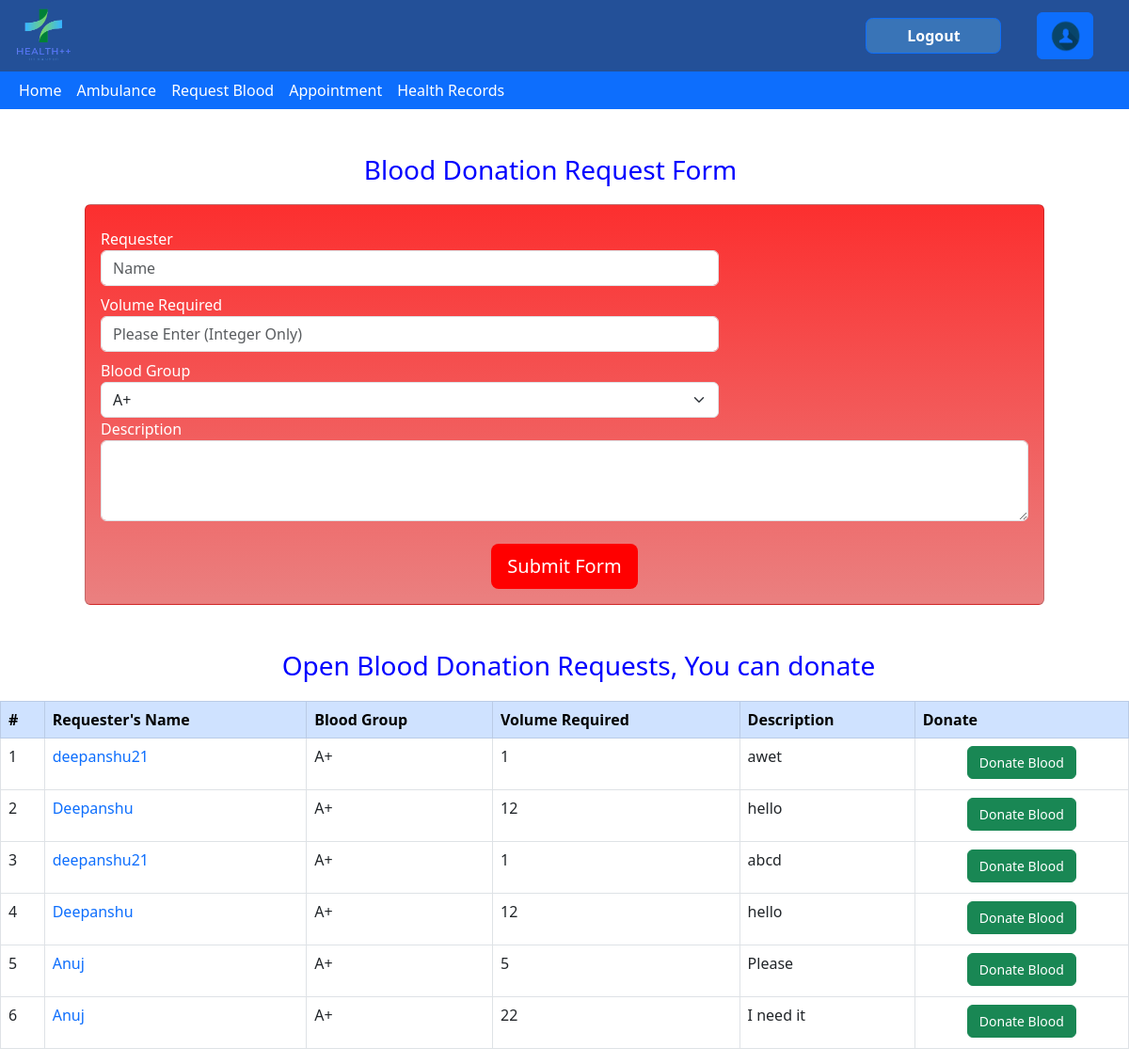
The app's page /blood_donate/ (signed in), older data.
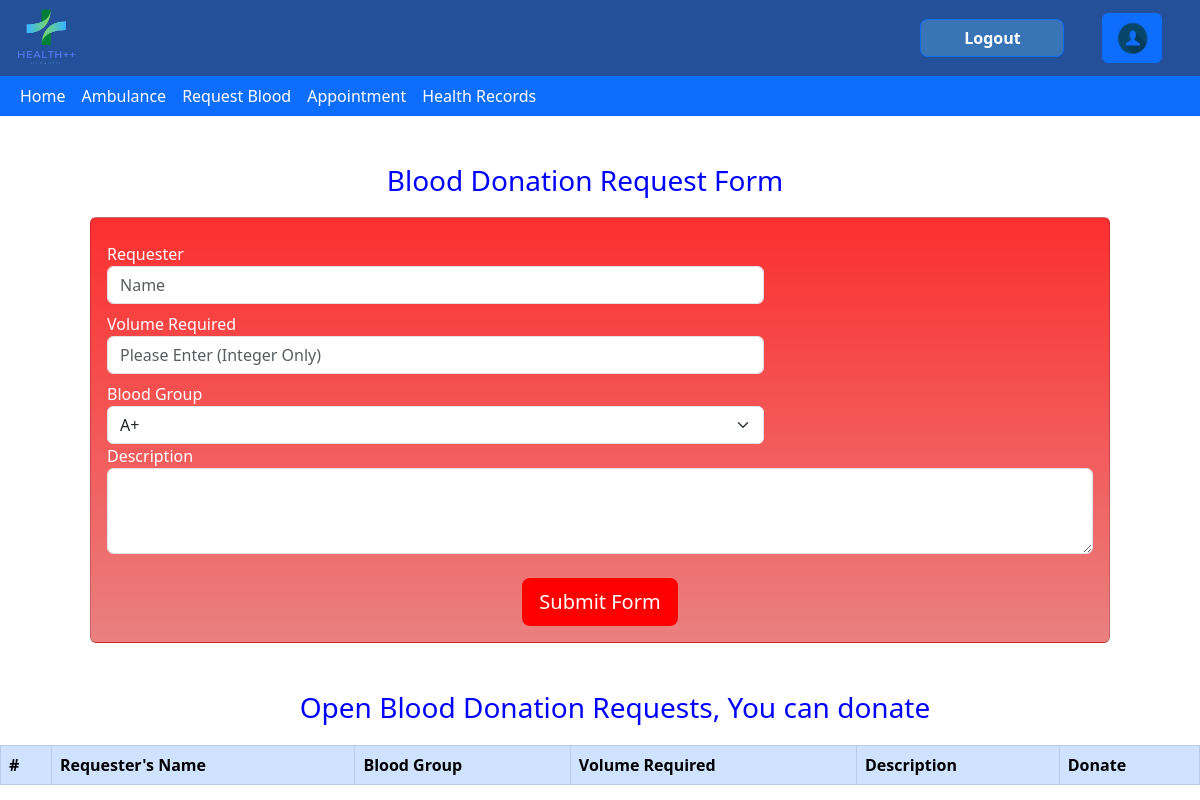
The same page, newer data.
### blood_donate/models.py (models this page shows, shortened)
class Bloodrequest(models.Model):
    name = models.CharField(max_length=60)
    volume = models.IntegerField()
    blood_group = models.CharField(max_length=3)
    description = models.CharField(max_length=150)
    user = models.ForeignKey(User, null = True,on_delete=models.CASCADE)
    status = models.BooleanField()
    Donator = models.OneToOneField(donator,null=True,on_delete=models.CASCADE)

### blood_donate/views.py (the view)
# urls.py: path("",views.index,name="index"),
@login_required
def index(request):
    bg=Account.objects.get(user=request.user).BloodG
    if bg =='A+':
        return render(request,"blood_donate/Home.html",{"rows":Bloodrequest.objects.filter(status=True,blood_group=bg )|Bloodrequest.objects.filter(status=True,blood_group='AB+' ),"flag":0})
    elif bg =='O+':
        return render(request,"blood_donate/Home.html",{"rows":Bloodrequest.objects.filter(status=True,blood_group=bg )|Bloodrequest.objects.filter(status=True,blood_group='AB+' )|Bloodrequest.objects.filter(status=True,blood_group='B+')|Bloodrequest.objects.filter(status=True,blood_group='A+'),"flag":0})
    elif bg =='B+':
        return render(request,"blood_donate/Home.html",{"rows":Bloodrequest.objects.filter(status=True,blood_group=bg )|Bloodrequest.objects.filter(status=True,blood_group='AB+' ),"flag":0})
    elif bg =='AB+':
        return render(request,"blood_donate/Home.html",{"rows":Bloodrequest.objects.filter(status=True,blood_group=bg ),"flag":0})
    elif bg =='A-':
        return render(request,"blood_donate/Home.html",{"rows":Bloodrequest.objects.filter(status=True,blood_group=bg )|Bloodrequest.objects.filter(status=True,blood_group='AB+' )|Bloodrequest.objects.filter(status=True,blood_group='AB-' )|Bloodrequest.objects.filter(status=True,blood_group='A+'),"flag":0})
    elif bg =='O-':
        return render(request,"blood_donate/Home.html",{"rows":Bloodrequest.objects.filter(status=True),"flag":0})
    elif bg =='B-':
        return render(request,"blood_donate/Home.html",{"rows":Bloodrequest.objects.filter(status=True,blood_group=bg )|Bloodrequest.objects.filter(status=True,blood_group='AB+' )|Bloodrequest.objects.filter(status=True,blood_group='AB-' )|Bloodrequest.objects.filter(status=True,blood_group='B+'),"flag":0})
    else:
        return render(request,"blood_donate/Home.html",{"rows":Bloodrequest.objects.filter(status=True,blood_group=bg)|Bloodrequest.objects.filter(status=True,blood_group='AB+' ),"flag":0})

### blood_donate/templates/blood_donate/Home.html (shortened to what this page needs)
{% extends 'health/base.html' %}
{% load static%}
{%block content%}
<!DOCTYPE html>
<html>
    <head>
        <link href="https://cdn.jsdelivr.net/npm/bootstrap@5.3.0-alpha1/dist/css/bootstrap.min.css" rel="stylesheet">
    </head>
    <body>
        <div>
            <div class="container-sm mx-6 mt-5">
                <h3 style='color: blue; margin-bottom: 20px; text-align: center; margin-right: 30px;'>
                    Blood Donation Request Form
                </h3>
                <form action="{% url 'submitblood' %}" method="post" class="card p-3 needs-validation mx-5" novalidate style='font-weight:400;background: linear-gradient(rgb(252, 47, 47), rgb(234, 128, 128));'>
                    <div class="form-group row">
                        <div class="col-md-12 col-lg-2 ">
                            <label>
                                <div class=" mt-2 text-white">Requester </div>
                            </label>
                        </div>
                    </div>
                    <div class="col-md-12 col-lg-8 " method="post">
                        <input type="text" name="name" class="form-control float-left" placeholder="Name" required></input>
                    </div>
                    <div class="form-group row ">
                        <div class="col-md-12 col-lg-2">
                            <label>
                                <div class="mt-2 text-white">Volume Required</div>
                            </label>
                        </div>
                    </div>
                    <div class="col-md-12 col-lg-8 " method="post">
                        <input type="integer" required="True" name="volume" class="form-control float-left"placeholder="Please Enter (Integer Only)" />
                    </div>
                    <div class="form-group row ">
                        <div class="col-md-12 col-lg-2 ">
                            <label>
                                <div class=" mt-2 text-white">Blood Group</div>
                            </label>
                        </div>
                    </div>
                    <div class="col-md-12 col-lg-8" method="post">
                        <select name="bloodgrp" class="form-select" required>
                            <option value="A+">A+</option>
                          </select>
                    </div>
                    <div class="form-group" method="post">
                        <label class="text-white">Description</label>
                        <textarea name="text" class="form-control text-left" rows="3"></textarea>
                    </div>
                    <div class="mt-4 text-center">
                        <button type="submit" class="btn btn-lg text-white" style='background-color: #ff0000'>
                            Submit Form
                        </button>
                    </div>
                </form>
            </div>
            <div class="mt-5">
                <h3 style='color: blue;margin-bottom:20px; text-align:center;margin-left:30px;'>Open Blood Donation Requests, You can donate</h3>
                <div class="table-responsive">
                    <table class="table table-bordered table-hover">
                        <thead class="table-primary">
                            <tr>
                                <th scope="col">#</th>
                                <th scope="col">Requester's Name </th>
                                <th scope="col">Blood Group </th>
                                <th scope="col">Volume Required</th>
                                <th scope="col">Description</th>
                                <th scope="col">Donate</th>
                            </tr>
                        </thead>
                        <tbody>
                            {% for r in rows %}
                            {% if user == r.user %}
                            <tr id="row{{forloop.counter}}" onclick="showDetails('{{forloop.counter|escapejs}}')">
                                <td className="font-weight-bold" >{{ forloop.counter }}</td>
                                <td class="text-primary">{{r.name}}</td>
                                <td >{{r.blood_group}}</td>
                                <td > {{r.volume}}</td>
                                <td ><p>{{r.description}}</p></td>
                                <td>
                                    <form method="post" action="{% url 'confirm' %}" style="margin:auto; width: fit-content;" onsubmit="return confirm('Are you sure you want to close this request?')">
                                        {% csrf_token %}
                                        <input type="hidden" name="id" value={{r.id}}>
                                        <button type="submit" class="btn btn-success" style="font-size: 14;" name="status" value="Close{{r.id}}">Close Request</button>
                                    </form>
                                </td>
                            </tr>
                            <tr id="det{{forloop.counter}}" style="display: none; width:100%;">
                                <td colspan="6">
                                    {%if r.Donator.name == null %}
                                        Your request is pending to be accepted.
                                    {%else%}
                                    Congratulations, Your request has been accepted by <strong>{{r.Donator.name}} ({{r.Donator.CCID}})</strong>
                                    , You can contact them at <i>{{r.Donator.PhnNo}} or {{r.Donator.email}}</i>
                                    {%endif%}
                                </td>
                            </tr>
                            {% else %}
                            <tr>
                                <td className="font-weight-bold" >{{ forloop.counter }}</td>
                                <td class="text-primary">{{r.name}}</td>
                                <td >{{r.blood_group}}</td>
                                <td > {{r.volume}}</td>
                                <td ><p>{{r.description}}</p></td>
                                <td>
                                    {% if user.account.Role == 'Receptionist' %}
                                    <form method="post" action="{% url 'confirm' %}" style="margin:auto; width: fit-content;" onsubmit="return confirm('Are you sure you want to close this request?')">
                                        {% csrf_token %}
                                        <input type="hidden" name="id" value={{r.id}}>
                                        <button type="submit" class="btn btn-success" style="font-size: 14;" name="status" value="Close{{r.id}}">Close Request</button>
                                    </form>
                                    {% else %}
                                    <form method="post" action="{% url 'donate' %}" style="margin:auto; width: fit-content;">
                                            {% if user.account.CCID == r.Donator.CCID %}
                                            <strong><em>Thanks! Kindly donate at the HC</em></strong>
                                            {%else%}
                                            <button type="submit" class="btn btn-success" style="font-size: 14;" name="Reqid" value="{{r.id}}">Donate Blood</button>
                                            {%endif%}
                                    </form>
                                    {% endif %}
                                </td>
                            </tr>
                            {% endif %}
                            {% endfor %}
                        </tbody>
                    </table>
                </div>
            </div>
        </div>
    </body>
</html>
{% endblock %}

### health/templates/health/base.html (shortened to what this page needs)
{%load static%}
<head>
    <link href="https://cdn.jsdelivr.net/npm/bootstrap@5.3.0-alpha1/dist/css/bootstrap.min.css" rel="stylesheet">
</head>
{%if user.is_authenticated%}
<body>
    <div>
        <div class="header">
            <a href="{% url 'home'%}">
                <img
                    class="mt-2 mx-3"
                    id="image"
                    src="{% static 'health/images/logo.png'%}"
                    style='width: 60px; height: 60px;'
                    alt="App logo"
                />
            </a>
            <div style="display: flex; justify-content: flex-end; flex-direction: row;">
                <a id="usersign" href="{% url 'logoutUser' %}" class="btn btn-primary">
                    <div class="text-white">Logout</div>
                </a>
                <a href="{%url 'show_profile' %}">
                    <img
                    class="btn btn-primary"
                    id="image"
                    src="{% static 'health/images/common/user_logo.png'%}"
                    style='width: 60px; height: 50px; margin-top:13px; margin-right:10mm;'
                    alt="user icon"
                    />
                </a>
            </div>
        </div>
    </div>
    <div>
        <nav class="navbar navbar-expand-sm bg-primary" style="padding: 0;">
            <div class="container-fluid">
                <div
                    class="navbar-collapse collapse show"
                    id="navbarSupportedContent"
                >
                    <ul class="navbar-nav me-auto mb-2 mb-lg-0">
                        <li class="nav-item">
                            <a class="nav-link" aria-current="page" href="{% url 'home'%}">
                                Home
                            </a>
                        </li>
                        {% if user.account.Role != 'DUGC'%}
                        <li class="nav-item">
                            <a class="nav-link" aria-current="page" href="/ambulance">
                                Ambulance
                            </a>
                        </li>
                        {%endif%}
                        {%if user.account.Role == 'Student' or user.account.Role == 'Receptionist' or user.account.Role == 'Doctor' %}
                        <li class="nav-item">
                            <a class="nav-link" href="/blood_donate">
                                Request Blood
                            </a>
                        </li>
                        {%endif%}
                        {%if user.account.Role == 'Student' or user.account.Role == 'Receptionist' or user.account.Role == 'Doctor'%}
                        <li class="nav-item">
                            <a class="nav-link" href="{% url 'book_appointment'%}">
                                Appointment
                            </a>
                        </li>
                        {% endif %}
                        {% if user.account.Role == 'Student' or user.account.Role == 'Student'%}
                        <li class="nav-item">
                            <a class="nav-link" href="{% url 'health_records'%}">
                                Health Records
                            </a>
                        </li>
                        {% elif user.account.Role == 'Receptionist' or user.account.Role == 'Doctor'%}
                        <li class="nav-item">
                            <a class="nav-link" href="{% url 'home_health_record'%}">
                                Health Records
                            </a>
                        </li>
                        {% endif%}
                    </ul>
                </div>
            </div>
        </nav>
    </div>
    {% endif %}
</body>
{%block content%}
{%endblock%}

### health/templates/health/base.html (style rules this page uses)
.header { width: 100%; height: 20mm; background-color: #235098; }
#image { float: left; }
#usersign { float: right; background-color:rgb(57, 116, 183); background-repeat: no-repeat; margin-top:5mm; border-radius: 2mm; margin-left: 5mm; margin-right: 10mm; font-weight: bold; width: 9em; height: 10mm; }
.navbar .navbar-nav .nav-item .nav-link { color: white; }

Row changes from the older to the newer data that the page shows:
removed Bloodrequest: name "deepanshu21", blood_group "A+", volume "1", description "awet", {{ r.id }} 4 (drawn)
removed Bloodrequest: name "Deepanshu", blood_group "A+", volume "12", description "hello", {{ r.id }} 5 (drawn)
removed Bloodrequest: name "deepanshu21", blood_group "A+", volume "1", description "abcd", {{ r.id }} 6 (drawn)
removed Bloodrequest: name "Deepanshu", blood_group "A+", volume "12", description "hello", {{ r.id }} 10 (drawn)
removed Bloodrequest: name "Anuj", blood_group "A+", volume "5", description "Please", {{ r.id }} 11 (drawn)
removed Bloodrequest: name "Anuj", blood_group "A+", volume "22", description "I need it", {{ r.id }} 12 (drawn)
